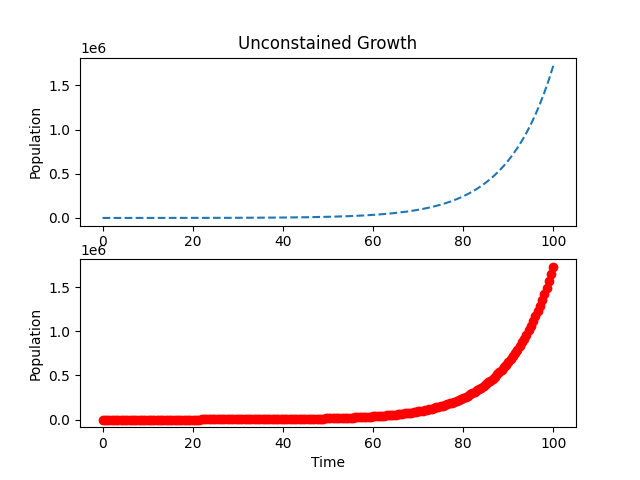

Write Python code to recreate this figure.
#
# growthsubplot.py - simulation of unconstrained growth with subplots
#
import numpy as np
import matplotlib.pyplot as plt

plt.ylabel('growth')

length = 100
population = 100
rate = 0.1
step = 0.5
numberOfIterations = length/step
ratePerStep = rate*step
values = np.zeros(int(numberOfIterations + 1))
hours = np.zeros(int(numberOfIterations + 1))
values[0] = 100

for i in range(1, int(numberOfIterations) + 1):
        growth = ratePerStep*population
        population = population + growth
        time = i*step
        values[i] = population
        hours[i] = time
        print('time: ', time, 'growth: ', growth, 'population: ', population)

plt.figure(1)

plt.subplot(211)
plt.plot(hours, values, '--')
plt.title('Unconstained Growth')
plt.ylabel('Population')

plt.subplot(212)
plt.plot(hours, values, 'ro')
plt.ylabel('Population')
plt.xlabel('Time')
plt.show()
